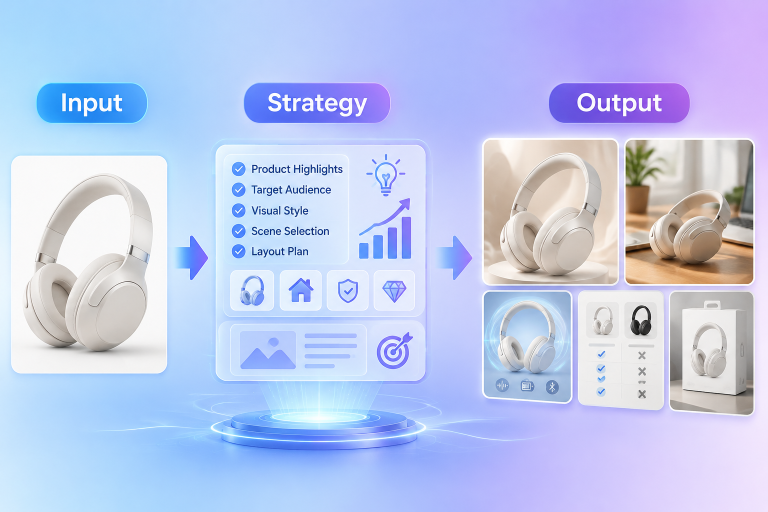
#> input picture assets/hero.png, 1536 x 1024 px (shown at 1/2 size)
$ python compliance_check.py ../assets/hero.png
#> lines starting #> are read from the running program, lines starting #| are printed output that depends on the picture
#!/usr/bin/env python3
# -*- coding: utf-8 -*-
"""
电商主图合规质检脚本

对生成的电商图片做 3 项主图技术规范检测：
  1. 背景白度   — 采样四角 + 四边边缘 RGB，判断是否接近纯白 RGB(255,255,255)
  2. 前景占比   — 区分前景/背景，算前景像素占比（Amazon 主图要求 ≥85%）
  3. OCR 文字   — 扫描图中是否有文字（Amazon 主图要求无文字）

设计原则：
  - 「告警」非「阻断」：先积累真实数据再调阈值
  - 隐形合规：只检测不修改画面
  - 零硬依赖：只用 Pillow + Python 标准库；numpy 故意不依赖（很多卖家环境 numpy 架构不匹配）
  - OCR 可选降级：无 tesseract / pytesseract 时跳过该项，不报错

────────────────────────────────────────────────────────────────────────────────
依赖：
  必需：Pillow       (pip install Pillow)        — 图像处理
  可选：pytesseract  (pip install pytesseract)   — OCR 文字扫描
        tesseract    (brew install tesseract)    — pytesseract 的后端二进制
  无 tesseract 时脚本仍可跑（只做白度+占比），stderr 提示「OCR skipped」。

────────────────────────────────────────────────────────────────────────────────
用法：
  python3 compliance_check.py <image_path>
  python3 compliance_check.py <image_path> --platform amazon
  python3 compliance_check.py <image_path> --platform amazon --strict
  python3 compliance_check.py --help

输出：stdout 一个 JSON envelope
  {
    "ok": bool,                      # 是否全部通过（violations 为空）
    "platform": "amazon",
    "image": "/path/to/img.png",
    "checks": {
      "white_bg":        { "status": "pass|warn|fail|skipped", ... },
      "foreground_ratio":{ "status": ..., "ratio": 0.88, ... },
      "ocr_text":        { "status": ..., "text_found": false, ... }
    },
    "violations": [ "amazon: foreground ratio 0.72 < 0.85", ... ],
    "suggestions": [ "...", ... ]
  }

exit code：
  0 = 全部通过
  1 = 有违规（warning/fail，非致命）
  2 = 参数错误 / 文件不存在 / Pillow 未装

────────────────────────────────────────────────────────────────────────────────
平台阈值表（与 references/platform-constraints.md Layer 1 对齐）：
  amazon    : 白度容差 12 / 前景 ≥ 85% / 文字 = 禁止
  tiktok    : 白度容差 25 / 前景 ≥ 70% / 文字 = 允许少量（告警不阻断）
  shopify   : 不强制（info only）
  aliexpress: 同 amazon
  temu      : 同 amazon
"""

import argparse
import json
import os
import sys
from collections import Counter

# ---------------------------------------------------------------------------
# 依赖说明
# ---------------------------------------------------------------------------
# Pillow 是必需依赖（图像像素处理），但 import 延迟到 run_checks() 内部——
# 这样 --help / --version 等参数解析不依赖 Pillow，环境探查更友好。
# OCR（pytesseract + tesseract）可选，无则该项 skipped，不阻断。
#
# 常见坑：macOS 上若 Pillow 装成 x86_64（如通过 x86 python 装的），
# `from PIL import Image` 会因 C 扩展 _imaging.so 架构不匹配而 ImportError。
# 修复：用匹配架构的 python 重装 ——
#   arm64 Mac:  arch -arm64 pip3 install --force-reinstall Pillow
#   x86 Mac:    pip3 install --force-reinstall Pillow

# Image 模块的占位（真正 import 在 run_checks 内）
Image = None

# ---------------------------------------------------------------------------
# 平台阈值（单一真理源的镜像，改这里要同步改 platform-constraints.md）
# ---------------------------------------------------------------------------
# white_tolerance: RGB 与 (255,255,255) 的最大欧氏距离，<= 视为「白」
# fg_min:         前景占比下限（0-1）
# text_policy:    "forbid" = 出现文字即 fail；"warn" = 仅告警；"ignore" = 不查
PLATFORM_THRESHOLDS = {
    "amazon":     {"white_tolerance": 12, "white_bg_policy": "forbid", "fg_min": 0.85, "text_policy": "forbid"},
    "tiktok":     {"white_tolerance": 25, "white_bg_policy": "warn",   "fg_min": 0.70, "text_policy": "warn"},
    "shopify":    {"white_tolerance": 40, "white_bg_policy": "ignore", "fg_min": 0.00, "text_policy": "ignore"},
    "aliexpress": {"white_tolerance": 12, "white_bg_policy": "forbid", "fg_min": 0.85, "text_policy": "forbid"},
    "temu":       {"white_tolerance": 12, "white_bg_policy": "forbid", "fg_min": 0.85, "text_policy": "forbid"},
}

# strict 模式：阈值更紧（白更纯、占比更高）
STRICT_OVERRIDES = {
    "amazon":     {"white_tolerance": 6,  "fg_min": 0.90},
    "tiktok":     {"white_tolerance": 12, "fg_min": 0.80},
    "shopify":    {"white_tolerance": 20, "fg_min": 0.00},
    "aliexpress": {"white_tolerance": 6,  "fg_min": 0.90},
    "temu":       {"white_tolerance": 6,  "fg_min": 0.90},
}

# 采样参数
FG_RESIZE_TO = 300            # 前景占比/背景探测计算前缩放到此尺寸（加速，保持精度够用）
FG_TOLERANCE_BOOST = 18       # 前景判定容差相对背景基准的增量


# ---------------------------------------------------------------------------
# 工具函数
# ---------------------------------------------------------------------------
def color_distance(rgb1, rgb2):
    """两个 RGB 元组的欧氏距离（不依赖 numpy）。"""
    return (
        (rgb1[0] - rgb2[0]) ** 2
        + (rgb1[1] - rgb2[1]) ** 2
        + (rgb1[2] - rgb2[2]) ** 2
    ) ** 0.5


def average_rgb(pixels):
    """对一组 [(r,g,b), ...] 求平均 RGB。"""
    n = len(pixels)
    if n == 0:
        return (255, 255, 255)
    r = sum(p[0] for p in pixels) // n
    g = sum(p[1] for p in pixels) // n
    b = sum(p[2] for p in pixels) // n
    return (r, g, b)


def detect_background_base(img_rgb, w, h):
    """
    用「最外圈像素环」的众数确定「实际背景色」基准。

    关键设计：取画面最外圈 1-2px 的像素（上/下/左/右四条边），
    而不是四角方块。因为产品在画面中央，背景在边缘——
    即使产品占 85%+（合规主图），最外圈仍是背景白边；
    而四角方块采样在产品贴边时会被产品色主导。

    Amazon 主图理想背景是 (255,255,255)，但实际可能有轻微偏色，
    取边缘众数做基准比硬编码纯白更准（避免偏色误判）。

    抗噪：像素 RGB 量化到 16 级再取众数。
    """
    # 缩放加速（保比例）
    img_small = img_rgb.copy()
    img_small.thumbnail((FG_RESIZE_TO, FG_RESIZE_TO))
    sw, sh = img_small.size
    if sw < 4 or sh < 4:
        return (255, 255, 255)
    data = list(img_small.getdata())

    # 取最外圈 2px 环（产品贴边 1px 时仍能多取一圈提高鲁棒性）
    ring_depth = 2
    ring_pixels = []
    for y in range(sh):
        for x in range(sw):
            if (y < ring_depth or y >= sh - ring_depth
                    or x < ring_depth or x >= sw - ring_depth):
                ring_pixels.append(data[y * sw + x])

    if not ring_pixels:
        return (255, 255, 255)

    # 量化到 16 级取众数（抗噪）
    bucket = Counter()
    for px in ring_pixels:
        key = (px[0] & 0xF0, px[1] & 0xF0, px[2] & 0xF0)
        bucket[key] += 1
    most_common_bucket = bucket.most_common(1)[0][0]
    # 把桶中心当作基准（如 240 → 248 近似；已是 240 档 → 255）
    return (
        most_common_bucket[0] + 8 if most_common_bucket[0] < 240 else 255,
        most_common_bucket[1] + 8 if most_common_bucket[1] < 240 else 255,
        most_common_bucket[2] + 8 if most_common_bucket[2] < 240 else 255,
    )


# ---------------------------------------------------------------------------
# 检测 1：背景白度
# ---------------------------------------------------------------------------
def check_white_bg(img_rgb, w, h, bg_base, tolerance):
    """
    判断「背景区域」是否接近纯白 RGB(255,255,255)。

    算法（产品大小不影响白度判断）：
      1. 缩放到固定尺寸加速
      2. 全图扫描，像素与「边缘背景基准色 bg_base」距离 < BG_IDENTIFY_TOLERANCE
         → 判为背景像素（画面里的非产品区域）
      3. 背景像素中，与 (255,255,255) 距离 ≤ tolerance → 合格白背景
      4. white_ratio = 合格白背景像素 / 总背景像素
    这样无论产品占 85% 还是 50%，白度只看背景区域本身白不白，
    不会被产品颜色污染（早期「四角方块采样」在产品贴边时会误判）。

    同时采样外圈 1px 边框做诊断 detail（帮助判断「产品是否贴边无白边」）。

    返回 dict: {status, white_ratio, tolerance, bg_base, bg_pixel_ratio,
                worst_sample_rgb, worst_distance, edge_diagnostic, note}
    """
    pure_white = (255, 255, 255)
    BG_IDENTIFY_TOLERANCE = 28.0  # 像素与 bg_base 距离 ≤ 此值 → 视为背景

    # 缩放（保比例）加速全图扫描
    img_small = img_rgb.copy()
    img_small.thumbnail((FG_RESIZE_TO, FG_RESIZE_TO))
    sw, sh = img_small.size
    data = list(img_small.getdata())

    bg_pixels = 0
    white_bg_pixels = 0
    worst_distance = 0.0
    worst_sample_rgb = (255, 255, 255)
    for px in data:
        if color_distance(px, bg_base) <= BG_IDENTIFY_TOLERANCE:
            bg_pixels += 1
            d = color_distance(px, pure_white)
            if d <= tolerance:
                white_bg_pixels += 1
            if d > worst_distance:
                worst_distance = d
                worst_sample_rgb = px

    if bg_pixels > 0:
        ratio = white_bg_pixels / bg_pixels
        bg_pixel_ratio = bg_pixels / len(data)
    else:
        # 极端：找不到背景像素（产品贴满画面）→ 无法判定白度
        ratio = 0.0
        bg_pixel_ratio = 0.0

    # 通过标准：背景区域几乎全白（ratio ≥ 0.95）；warn = 多数白；fail = 明显不白
    if bg_pixels == 0:
        status = "warn"  # 贴满画面无法判定，告警提示留白边
    elif ratio >= 0.95:
        status = "pass"
    elif ratio >= 0.80:
        status = "warn"
    else:
        status = "fail"

    # 外圈诊断（1px 边框环采样，判断产品是否贴边）
    edge_diag = {}
    if sw >= 4 and sh >= 4:
        top = [data[i] for i in range(sw)]
        bottom = [data[(sh - 1) * sw + i] for i in range(sw)]
        left = [data[j * sw] for j in range(sh)]
        right = [data[j * sw + sw - 1] for j in range(sh)]
        for name, strip in (("edge_top", top), ("edge_bottom", bottom),
                            ("edge_left", left), ("edge_right", right)):
            avg = average_rgb(strip)
            edge_diag[name] = {
                "avg_rgb": avg,
                "distance_to_white": round(color_distance(avg, pure_white), 2),
            }

    return {
        "status": status,
        "white_ratio": round(ratio, 4),
        "bg_pixel_ratio": round(bg_pixel_ratio, 4),
        "tolerance": tolerance,
        "bg_base_rgb": bg_base,
        "bg_sampled_pixels": bg_pixels,
        "white_bg_pixels": white_bg_pixels,
        "worst_sample_rgb": worst_sample_rgb,
        "worst_distance": round(worst_distance, 2),
        "edge_diagnostic": edge_diag,
        "note": "white_ratio = 白背景像素 / 背景总像素；产品大小不影响判定",
    }


# ---------------------------------------------------------------------------
# 检测 2：前景占比
# ---------------------------------------------------------------------------
def check_foreground_ratio(img_rgb, bg_base, fg_min):
    """
    缩放到固定尺寸，遍历像素，与「实际背景色基准」距离 > 阈值视为前景。
    返回 dict: {status, ratio, threshold, bg_base, fg_pixels, total_pixels}
    """
    # 缩放（保比例，长边缩到 FG_RESIZE_TO）
    img_small = img_rgb.copy()
    img_small.thumbnail((FG_RESIZE_TO, FG_RESIZE_TO))
    w, h = img_small.size
    total = w * h

    # 前景判定阈值 = max(背景到纯白距离 + BOOST, 固定下限)
    bg_to_white = color_distance(bg_base, (255, 255, 255))
    fg_threshold = max(bg_to_white + FG_TOLERANCE_BOOST, 25.0)

    fg_pixels = 0
    data = list(img_small.getdata())
    for px in data:
        if color_distance(px, bg_base) > fg_threshold:
            fg_pixels += 1

    ratio = fg_pixels / total if total else 0.0

    if ratio >= fg_min:
        status = "pass"
    elif ratio >= fg_min - 0.10:
        # 差一点点 → warn
        status = "warn"
    else:
        status = "fail"

    return {
        "status": status,
        "ratio": round(ratio, 4),
        "threshold_fg_min": fg_min,
        "fg_threshold_distance": round(fg_threshold, 2),
        "bg_base_rgb": bg_base,
        "fg_pixels": fg_pixels,
        "total_pixels": total,
        "sampled_size": [w, h],
        "note": "非白像素视为前景；含阴影/渐变时占比偏高（保守告警）",
    }


# ---------------------------------------------------------------------------
# 检测 3：OCR 文字
# ---------------------------------------------------------------------------
def check_ocr_text(img_rgb, text_policy):
    """
    用 pytesseract 扫描文字。无 tesseract/pytesseract 时降级 skipped。
    返回 dict: {status, text_found, text_preview, engine}
    """
    if text_policy == "ignore":
        return {"status": "skipped", "text_found": None, "reason": "platform text_policy=ignore"}

    # 检查 pytesseract 模块
    try:
        import pytesseract  # noqa
    except ImportError:
        sys.stderr.write(
            "OCR skipped: pytesseract not installed (pip install pytesseract). "
            "Only white_bg + foreground_ratio checked.\n"
        )
        return {
            "status": "skipped",
            "text_found": None,
            "reason": "pytesseract not installed",
            "engine": "none",
        }

    # 检查 tesseract 二进制
    tesseract_bin = _which("tesseract")
    if not tesseract_bin:
        sys.stderr.write(
            "OCR skipped: tesseract binary not installed "
            "(brew install tesseract on macOS / apt install tesseract-ocr on Debian). "
            "Only white_bg + foreground_ratio checked.\n"
        )
        return {
            "status": "skipped",
            "text_found": None,
            "reason": "tesseract binary not installed",
            "engine": "none",
        }

    try:
        # 转 PIL Image 给 pytesseract；预处理提升识别（灰度+放大）
        gray = img_rgb.convert("L")
        # 放大（小字识别）—— 长边拉到至少 1000
        w, h = gray.size
        if max(w, h) < 1000:
            scale = 1000 / max(w, h)
            gray = gray.resize((int(w * scale), int(h * scale)))
        text = pytesseract.image_to_string(gray, lang="eng").strip()
        text = " ".join(text.split())  # 折叠空白
        text_found = len(text) > 0
        status = ("fail" if text_found else "pass") if text_policy == "forbid" else \
                 ("warn" if text_found else "pass")
        return {
            "status": status,
            "text_found": text_found,
            "text_preview": text[:120] if text else "",
            "text_length": len(text),
            "engine": "pytesseract+tesseract",
        }
    except Exception as e:
        # OCR 引擎报错不阻断其他检测
        sys.stderr.write("OCR skipped: tesseract raised {0}\n".format(e))
        return {
            "status": "skipped",
            "text_found": None,
            "reason": "tesseract error: {0}".format(e),
            "engine": "pytesseract+tesseract",
        }


def _which(cmd):
    """简易 which（不依赖 Unix which 命令，跨平台）。"""
    for p in os.environ.get("PATH", "").split(os.pathsep):
        full = os.path.join(p, cmd)
        if os.path.isfile(full) and os.access(full, os.X_OK):
            return full
    return None


# ---------------------------------------------------------------------------
# 主流程
# ---------------------------------------------------------------------------
def run_checks(image_path, platform, strict):
    global Image

    if platform not in PLATFORM_THRESHOLDS:
        return {"ok": False, "error": "unknown platform: {0}".format(platform)}, 2

    if not os.path.isfile(image_path):
        return {"ok": False, "error": "image not found: {0}".format(image_path)}, 2

    # 延迟 import Pillow（让 --help 不依赖它）
    if Image is None:
        try:
            from PIL import Image as _PILImage
            Image = _PILImage
        except ImportError as e:
            msg = (
                "ERROR: Pillow is required for compliance_check but could not be loaded.\n"
                "  Reason: {0}\n".format(e)
            )
            # 检测常见的架构不匹配（arm64 mac 装了 x86 Pillow）
            if "incompatible architecture" in str(e) or "_imaging" in str(e):
                msg += (
                    "  This looks like an architecture mismatch (Pillow's C extension "
                    "doesn't match your Python).\n"
                    "  Fix on Apple Silicon:  arch -arm64 pip3 install --force-reinstall Pillow\n"
                    "  Fix on Intel Mac:      pip3 install --force-reinstall Pillow\n"
                )
            else:
                msg += "  Install with: pip3 install Pillow\n"
            sys.stderr.write(msg)
            sys.exit(2)

    # 合并阈值
    thresholds = dict(PLATFORM_THRESHOLDS[platform])
    if strict:
        thresholds.update(STRICT_OVERRIDES.get(platform, {}))

    try:
        with Image.open(image_path) as img:
            img_rgb = img.convert("RGB")
    except Exception as e:
        return {"ok": False, "error": "cannot open image: {0}".format(e)}, 2

    w, h = img_rgb.size

    # 实际背景色基准
    bg_base = detect_background_base(img_rgb, w, h)

    # 跑 3 项检测
    white_bg = check_white_bg(img_rgb, w, h, bg_base, thresholds["white_tolerance"])
    fg_ratio = check_foreground_ratio(img_rgb, bg_base, thresholds["fg_min"])
    ocr_text = check_ocr_text(img_rgb, thresholds["text_policy"])

    checks = {
        "white_bg": white_bg,
        "foreground_ratio": fg_ratio,
        "ocr_text": ocr_text,
    }

    # 汇总违规
    violations = []
    suggestions = []
    plat_label = platform

    white_bg_policy = thresholds.get("white_bg_policy", "forbid")
    if white_bg_policy != "ignore":
        if white_bg["status"] == "fail":
            violations.append(
                "{0}: background not white enough (white_ratio={1}, worst_distance={2} > tolerance {3})".format(
                    plat_label, white_bg["white_ratio"], white_bg["worst_distance"],
                    thresholds["white_tolerance"]
                )
            )
            suggestions.append(
                "主图背景必须纯白 RGB(255,255,255)。检查是否有渐变/边框/阴影；"
                "Amazon 主图严禁渐变背景。"
            )
        elif white_bg["status"] == "warn":
            violations.append(
                "{0}: background mostly white but some bg pixels off "
                "(white_ratio={1}, worst_distance={2})".format(
                    plat_label, white_bg["white_ratio"], white_bg["worst_distance"]
                )
            )
            suggestions.append("部分背景区域未达纯白，建议检查角落是否有阴影/杂物。")

    if fg_ratio["status"] == "fail":
        violations.append(
            "{0}: foreground ratio {1} < required {2}".format(
                plat_label, fg_ratio["ratio"], fg_ratio["threshold_fg_min"]
            )
        )
        suggestions.append(
            "产品占比不足（{0:.0%}）。建议：①产品放大填充画面 ②裁掉过多留白 ③使用更近的构图。".format(
                fg_ratio["ratio"]
            )
        )
    elif fg_ratio["status"] == "warn":
        violations.append(
            "{0}: foreground ratio {1} slightly below required {2}".format(
                plat_label, fg_ratio["ratio"], fg_ratio["threshold_fg_min"]
            )
        )
        suggestions.append("产品占比接近下限，建议放大产品主体。")

    if ocr_text["status"] == "fail":
        violations.append(
            "{0}: text detected in main image (len={1}): \"{2}\"".format(
                plat_label, ocr_text.get("text_length", 0),
                ocr_text.get("text_preview", "")[:60]
            )
        )
        suggestions.append(
            "Amazon/速卖通/Temu 主图严禁文字、Logo、水印。请把文字移到副图或 A+ 内容。"
        )
    elif ocr_text["status"] == "warn":
        violations.append(
            "{0}: text detected (policy=warn): \"{1}\"".format(
                plat_label, ocr_text.get("text_preview", "")[:60]
            )
        )
        suggestions.append("该平台允许少量文字，但建议精简以提升转化。")

    ok = len(violations) == 0
    result = {
        "ok": ok,
        "platform": platform,
        "strict": strict,
        "image": os.path.abspath(image_path),
        "image_size": [w, h],
        "checks": checks,
        "violations": violations,
        "suggestions": suggestions,
    }
    # exit code：0 通过 / 1 有违规（warning 级，非阻断）
    return result, (0 if ok else 1)


def main():
    parser = argparse.ArgumentParser(
        prog="compliance_check.py",
        description="电商主图合规质检：背景白度 / 前景占比 / OCR 文字。"
                    "输出 JSON envelope，exit 0=通过 / 1=有违规 / 2=参数错。",
        formatter_class=argparse.RawDescriptionHelpFormatter,
        epilog="""\
示例:
  python3 compliance_check.py out/main.png
  python3 compliance_check.py out/main.png --platform amazon
  python3 compliance_check.py out/main.png --platform amazon --strict

平台阈值（与 references/platform-constraints.md 对齐）:
  amazon     纯白 RGB255 容差≤12 / 占比≥85% / 文字禁止
  tiktok     白度容差≤25 / 占比≥70% / 文字仅告警
  shopify    无强制（info only）
  aliexpress 同 amazon
  temu       同 amazon

OCR 可选：无 tesseract 时该项自动 skipped，不报错。
依赖：Pillow 必需；pytesseract + tesseract 可选（用于 OCR）。
""",
    )
    parser.add_argument("image", help="待检测图片路径（PNG/JPEG 等 Pillow 支持的格式）")
    parser.add_argument(
        "--platform",
        default="amazon",
        choices=list(PLATFORM_THRESHOLDS.keys()),
        help="目标平台，决定阈值（默认 amazon，最严）",
    )
    parser.add_argument(
        "--strict",
        action="store_true",
        help="严格模式：白度容差更紧、占比要求更高",
    )
    args = parser.parse_args()

    result, code = run_checks(args.image, args.platform, args.strict)
#> in run_checks, img is the input picture: PIL image 1536x1024 RGB; mean R, G, B 189.8, 201.1, 238
#> in detect_background_base, `img_small.thumbnail((FG_RESIZE_TO, FG_RESIZE_TO))`:
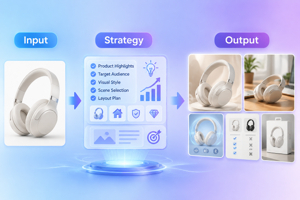
#> img_small: PIL image 300x200 RGB; mean R, G, B 189.9, 201.3, 238.1
#> in detect_background_base, `data = list(img_small.getdata())`: data = 60000 items
#> after the loop in detect_background_base, `for y in range(sh):`: ring_pixels = 1984 items, first 6: (167, 216, 253), (166, 215, 253), (166, 215, 253), (166, 215, 253), (166, 215, 253), (167, 215, 253)
#> the loop in detect_background_base, `for px in ring_pixels:` made 1984 passes
#> after the loop in detect_background_base, `for px in ring_pixels:`: bucket = 23 items
#> in detect_background_base, `most_common_bucket = bucket.most_common(1)[0][0]`: most_common_bucket = (160, 208, 240)
#> in run_checks, `bg_base = detect_background_base(img_rgb, w, h)`: bg_base = (168, 216, 255)
#> in check_white_bg, `data = list(img_small.getdata())`: data = 60000 items
#> the loop in check_white_bg, `for px in data:` made 60000 passes
#> (d, worst_distance, worst_sample_rgb) on passes 1, 2, 8, 9, 21, 24, 26: (96.28, 96.28, (167, 216, 253)), (97.6, 97.6, (166, 215, 253)), (98.01, 98.01, (166, 214, 253)), (98.92, 98.92, (165, 214, 253)), (99.34, 99.34, (165, 213, 253)), (99.83, 99.83, (164, 214, 253)), (100.2, 100.2, (164, 213, 253))
#> after the loop in check_white_bg, `for px in data:`: bg_pixels = 15870; white_bg_pixels = 0; worst_distance = 122.6; worst_sample_rgb = (141, 210, 253)
#> in check_white_bg, `ratio = white_bg_pixels / bg_pixels`: ratio = 0
#> in check_white_bg, `bg_pixel_ratio = bg_pixels / len(data)`: bg_pixel_ratio = 0.265
#> in check_white_bg, `top = [data[i] for i in range(sw)]`: top = 300 items, first 6: (167, 216, 253), (166, 215, 253), (166, 215, 253), (166, 215, 253), (166, 215, 253), (167, 215, 253)
#> in check_white_bg, `bottom = [data[(sh - 1) * sw + i] for i in range(sw)]`: bottom = 300 items, first 6: (212, 236, 253), (212, 236, 253), (210, 236, 253), (210, 235, 253), (209, 235, 253), (208, 235, 253)
#> in check_white_bg, `left = [data[j * sw] for j in range(sh)]`: left = 200 items, first 6: (167, 216, 253), (167, 215, 253), (167, 215, 253), (168, 215, 253), (168, 215, 252), (169, 216, 252)
#> in check_white_bg, `right = [data[j * sw + sw - 1] for j in range(sh)]`: right = 200 items, first 6: (211, 179, 251), (211, 180, 252), (212, 180, 252), (212, 180, 252), (212, 179, 252), (212, 178, 252)
#> the loop in check_white_bg, `for name, strip in (("edge_top", top), ("edge_bottom", bottom), ("edge..` made 4 passes
#> (name, n in average_rgb, r in average_rgb, g in average_rgb, b in average_rgb) on passes 1 to 4: ('edge_top', 300, 179, 192, 252), ('edge_bottom', 300, 192, 208, 252), ('edge_left', 200, 205, 233, 253), ('edge_right', 200, 233, 214, 253)
#> after the loop in check_white_bg, `for name, strip in (("edge_top", top), ("edge_bottom", bottom),`: edge_diag = 4 items
#> in run_checks, `white_bg = check_white_bg(img_rgb, w, h, bg_base, thresholds["white_to..`: white_bg = 11 items
#> in check_foreground_ratio, `bg_to_white = color_distance(bg_base, (255, 255, 255))`: bg_to_white = 95.34
#> in check_foreground_ratio, `fg_threshold = max(bg_to_white + FG_TOLERANCE_BOOST, 25.0)`: fg_threshold = 113.3
#> in check_foreground_ratio, `data = list(img_small.getdata())`: data = 60000 items
#> the loop in check_foreground_ratio, `for px in data:` made 60000 passes
#> after the loop in check_foreground_ratio, `for px in data:`: fg_pixels = 4032
#> in check_foreground_ratio, `ratio = fg_pixels / total if total else 0.0`: ratio = 0.0672
#> in run_checks, `fg_ratio = check_foreground_ratio(img_rgb, bg_base, thresholds["fg_min..`: fg_ratio = 9 items
#> in run_checks, `ocr_text = check_ocr_text(img_rgb, thresholds["text_policy"])`: ocr_text = 4 items
#> in run_checks, `ok = len(violations) == 0`: ok = False
#> result = 8 items; code = 1
    sys.stdout.write(json.dumps(result, ensure_ascii=False, indent=2) + "\n")
#> (printed output is left out)
#> (the run stopped early here; a loop or call above may not have finished)
